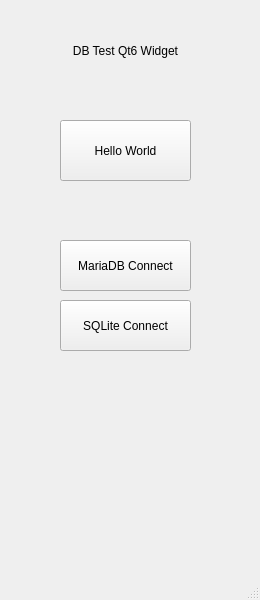
<?xml version="1.0" encoding="UTF-8"?>
<ui version="4.0">
 <class>MainWindow</class>
 <widget class="QMainWindow" name="MainWindow">
  <property name="geometry">
   <rect>
    <x>0</x>
    <y>0</y>
    <width>260</width>
    <height>600</height>
   </rect>
  </property>
  <property name="windowTitle">
   <string>MainWindow</string>
  </property>
  <widget class="QWidget" name="centralwidget">
   <widget class="QLabel" name="MainTitle">
    <property name="geometry">
     <rect>
      <x>40</x>
      <y>30</y>
      <width>171</width>
      <height>41</height>
     </rect>
    </property>
    <property name="text">
     <string>DB Test Qt6 Widget</string>
    </property>
    <property name="alignment">
     <set>Qt::AlignmentFlag::AlignCenter</set>
    </property>
   </widget>
   <widget class="QPushButton" name="print_hellowold">
    <property name="geometry">
     <rect>
      <x>60</x>
      <y>120</y>
      <width>131</width>
      <height>61</height>
     </rect>
    </property>
    <property name="text">
     <string>Hello World</string>
    </property>
   </widget>
   <widget class="QPushButton" name="mariadb_connect">
    <property name="geometry">
     <rect>
      <x>60</x>
      <y>240</y>
      <width>131</width>
      <height>51</height>
     </rect>
    </property>
    <property name="text">
     <string>MariaDB Connect</string>
    </property>
   </widget>
   <widget class="QPushButton" name="sqlite_connect">
    <property name="geometry">
     <rect>
      <x>60</x>
      <y>300</y>
      <width>131</width>
      <height>51</height>
     </rect>
    </property>
    <property name="text">
     <string>SQLite Connect</string>
    </property>
   </widget>
  </widget>
  <widget class="QMenuBar" name="menubar">
   <property name="geometry">
    <rect>
     <x>0</x>
     <y>0</y>
     <width>260</width>
     <height>22</height>
    </rect>
   </property>
  </widget>
  <widget class="QStatusBar" name="statusbar"/>
 </widget>
 <resources/>
 <connections/>
</ui>
